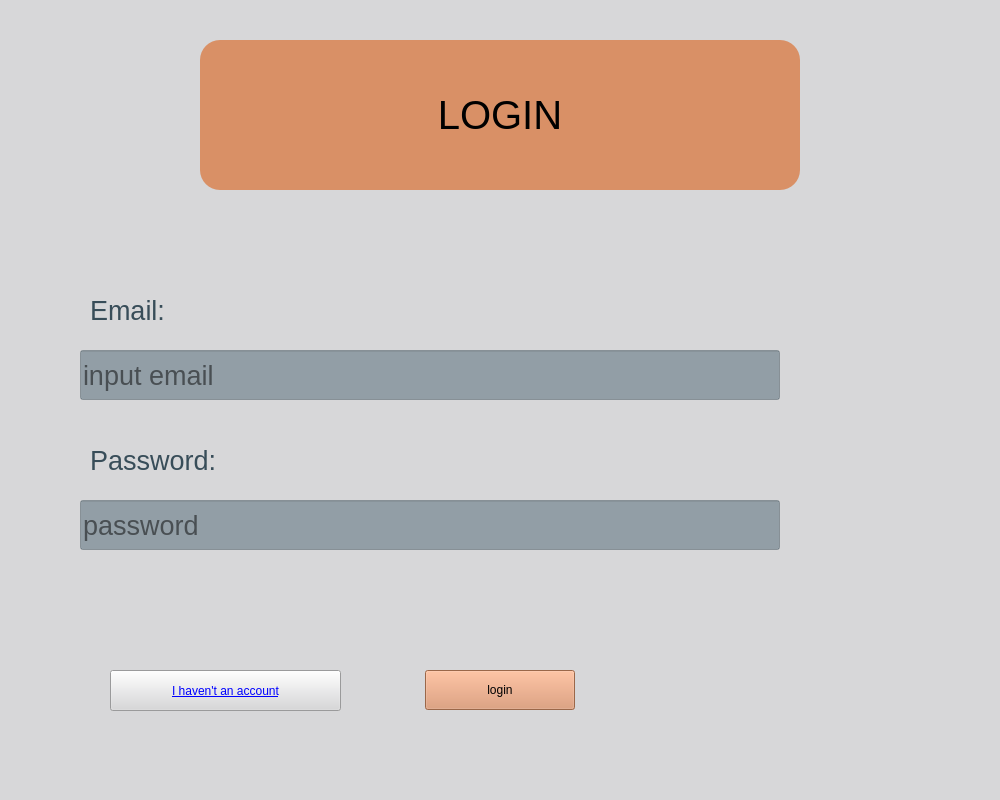
<?xml version="1.0" encoding="UTF-8"?>
<ui version="4.0">
 <class>MainWindow</class>
 <widget class="QMainWindow" name="MainWindow">
  <property name="geometry">
   <rect>
    <x>0</x>
    <y>0</y>
    <width>1000</width>
    <height>800</height>
   </rect>
  </property>
  <property name="windowTitle">
   <string>MainWindow</string>
  </property>
  <property name="styleSheet">
   <string notr="true">background-color: rgba(215, 215, 217, 1);
</string>
  </property>
  <widget class="QWidget" name="centralwidget">
   <widget class="QPushButton" name="pushButton_login">
    <property name="geometry">
     <rect>
      <x>425</x>
      <y>670</y>
      <width>150</width>
      <height>40</height>
     </rect>
    </property>
    <property name="styleSheet">
     <string notr="true">background-color: rgba(217, 144, 102, 1)
</string>
    </property>
    <property name="text">
     <string>login</string>
    </property>
   </widget>
   <widget class="QLabel" name="label_3">
    <property name="geometry">
     <rect>
      <x>90</x>
      <y>290</y>
      <width>200</width>
      <height>40</height>
     </rect>
    </property>
    <property name="font">
     <font>
      <pointsize>20</pointsize>
     </font>
    </property>
    <property name="styleSheet">
     <string notr="true">color: rgb(56, 77, 89, 1);</string>
    </property>
    <property name="text">
     <string>Email:</string>
    </property>
   </widget>
   <widget class="QLabel" name="label_4">
    <property name="geometry">
     <rect>
      <x>90</x>
      <y>440</y>
      <width>200</width>
      <height>40</height>
     </rect>
    </property>
    <property name="font">
     <font>
      <pointsize>20</pointsize>
     </font>
    </property>
    <property name="styleSheet">
     <string notr="true">color: rgb(56, 77, 89, 1);</string>
    </property>
    <property name="text">
     <string>Password:</string>
    </property>
   </widget>
   <widget class="QLineEdit" name="lineEdit_password">
    <property name="geometry">
     <rect>
      <x>80</x>
      <y>500</y>
      <width>700</width>
      <height>50</height>
     </rect>
    </property>
    <property name="font">
     <font>
      <pointsize>20</pointsize>
     </font>
    </property>
    <property name="styleSheet">
     <string notr="true">background-color: rgba(76, 100, 115, 0.5);</string>
    </property>
    <property name="echoMode">
     <enum>QLineEdit::Password</enum>
    </property>
    <property name="placeholderText">
     <string>password</string>
    </property>
   </widget>
   <widget class="QPushButton" name="pushButton_2">
    <property name="geometry">
     <rect>
      <x>200</x>
      <y>40</y>
      <width>600</width>
      <height>150</height>
     </rect>
    </property>
    <property name="font">
     <font>
      <pointsize>30</pointsize>
     </font>
    </property>
    <property name="styleSheet">
     <string notr="true">background-color: rgba(217, 144, 102, 1);
border-radius: 20px;</string>
    </property>
    <property name="text">
     <string>LOGIN</string>
    </property>
   </widget>
   <widget class="QLineEdit" name="lineEdit_email">
    <property name="geometry">
     <rect>
      <x>80</x>
      <y>350</y>
      <width>700</width>
      <height>50</height>
     </rect>
    </property>
    <property name="font">
     <font>
      <pointsize>20</pointsize>
     </font>
    </property>
    <property name="styleSheet">
     <string notr="true">background-color: rgba(76, 100, 115, 0.5);</string>
    </property>
    <property name="placeholderText">
     <string>input email</string>
    </property>
   </widget>
   <widget class="QPushButton" name="next_login">
    <property name="geometry">
     <rect>
      <x>110</x>
      <y>670</y>
      <width>231</width>
      <height>41</height>
     </rect>
    </property>
    <property name="font">
     <font>
      <underline>true</underline>
     </font>
    </property>
    <property name="styleSheet">
     <string notr="true">color: blue</string>
    </property>
    <property name="text">
     <string>I haven't an account</string>
    </property>
   </widget>
  </widget>
  <widget class="QMenuBar" name="menubar">
   <property name="geometry">
    <rect>
     <x>0</x>
     <y>0</y>
     <width>1000</width>
     <height>26</height>
    </rect>
   </property>
  </widget>
  <widget class="QStatusBar" name="statusbar"/>
 </widget>
 <resources/>
 <connections/>
</ui>
